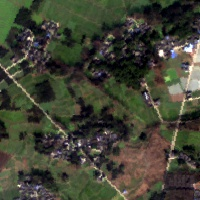
#> input picture test/1.jpg, 200 x 200 px; its folder holds only this picture in this run
$ python MGslic.py
#> lines starting #> are read from the running program, lines starting #| are printed output that depends on the picture
from skimage.segmentation import slic, find_boundaries,mark_boundaries
import skimage.external.tifffile as tifffile
import pickle
import os
import sys
from os.path import abspath,dirname
import numpy as np
from skimage import io
import matplotlib.pyplot as plt


def SP_fusion(image1, image2):
    '''
    :param image1: image of time1
    :param image2: image of time2
    :return: the fused superpixel of image1 and image2
    '''
    ## SLIC Superpixel and save
    labels1 = slic(np.array(image1), n_segments=500, compactness=10)
    labels2 = slic(np.array(image2), n_segments=500, compactness=10)
    fusion_labels = labels1+labels2

    return fusion_labels


if __name__ == '__main__':
    #原图路径
    picPath = 'test'
    #超像素保存路径
    savePath = 'sp'

    Maindirc= abspath(dirname(__file__))
    # set constant for superpixels merge
    sys.path.insert(0, 'MergeTool')
    MergeTool = 'SuperPixelMerge.exe'
    SP_label = Maindirc+'/Superpixel.tif'
    SPMG_label = Maindirc+'/Merge.tif'
    MG_Criterion = 3  # 0, 1, 2, 3
    Num_of_Region = 30 # the number of regions after region merging
    MG_Shape = 0.7
    MG_Compact = 0.7


    pics = [picPath + '/' + i for i in os.listdir(picPath)]

    for i,img_name in enumerate(pics):
        img = io.imread(img_name)
#> img is the input picture: shape (200, 200, 3); mean R, G, B 65.2, 66.9, 52.5

        ## SLIC Superpixel and save
        labels = slic(img, n_segments=500, compactness=10)
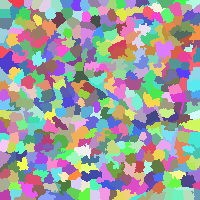
#> labels: shape (200, 200) int64; 418 distinct labels, from 1 to 418; one colour per label, 0 black
        labels = labels.astype('int32')
#> labels: shape (200, 200) int32; 418 distinct labels, from 1 to 418
        out = mark_boundaries(img, labels)
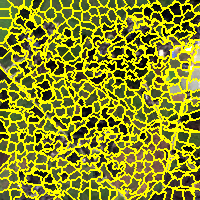
#> out: shape (200, 200, 3) float64; mean R, G, B 0.558, 0.563, 0.122
        tifffile.imsave('Superpixel.tif', labels, photometric='minisblack')


        ## Call the Superpixel Merge tool, format the command line input
        os.chdir('./MergeTool/')
        cmd_line = '{} {} {} {} {} {} {} {} {}'.\
            format(MergeTool, img_name, SP_label, SPMG_label, \
                MG_Criterion, Num_of_Region, MG_Shape, ' ', MG_Compact)
        os.system(cmd_line)  # call the Superpixel Merge Tool
        os.chdir('..')

        ## save merged slic labels
        MG_labels = tifffile.imread(SPMG_label)
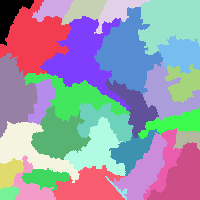
#> input picture Merge.tif, 200 x 200 px
#> MG_labels is the input picture: shape (200, 200) int32; 31 distinct labels, from 0 to 30
        out = mark_boundaries(img, MG_labels)
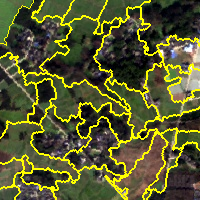
#> out: shape (200, 200, 3) float64; mean R, G, B 0.348, 0.354, 0.178
        io.imshow(out)
        plt.show()

        with open('{}/MGslicLabels_{}.pkl'.format(savePath, i), 'wb') as file:
            pickle.dump(MG_labels, file)
        print('saved file {}/MGslicLabels_{}.pkl'.format(savePath, i))
